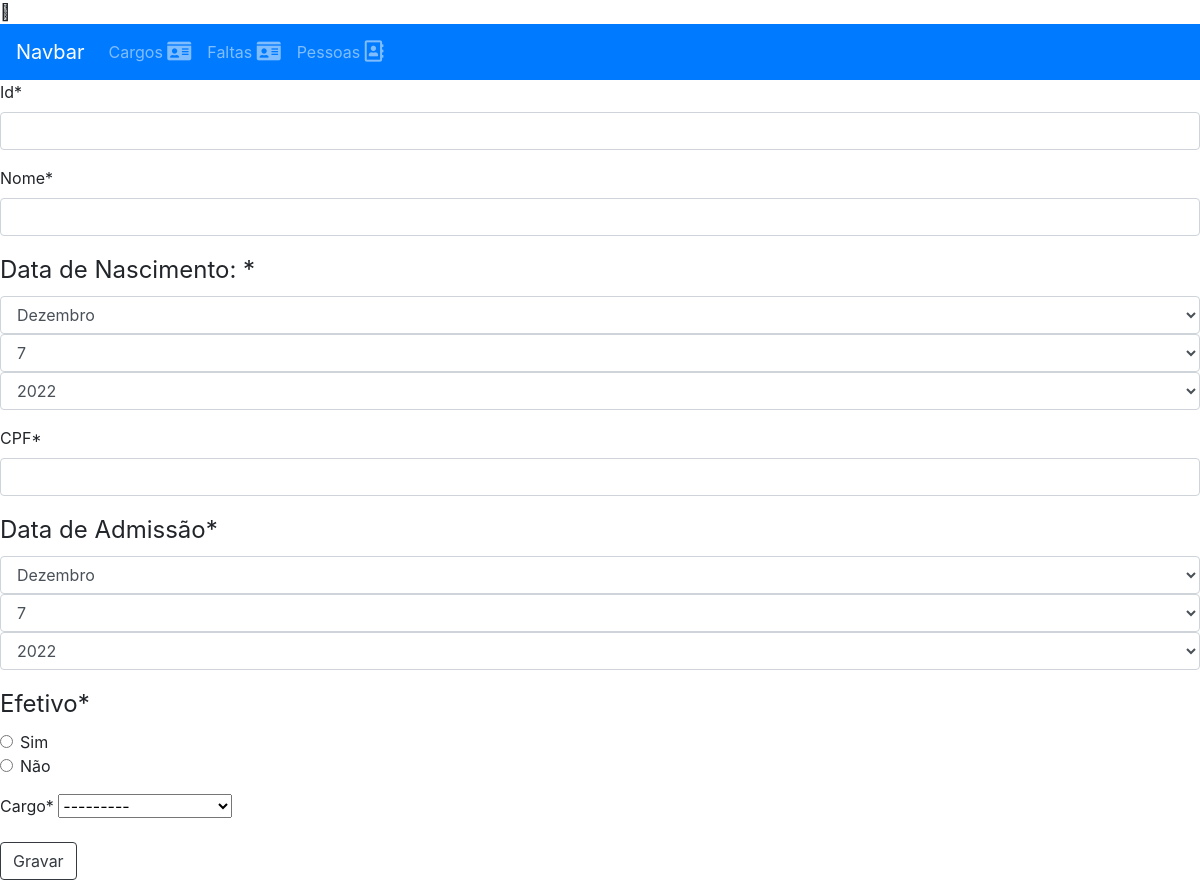
Page /pessoas/ on the earlier database version.
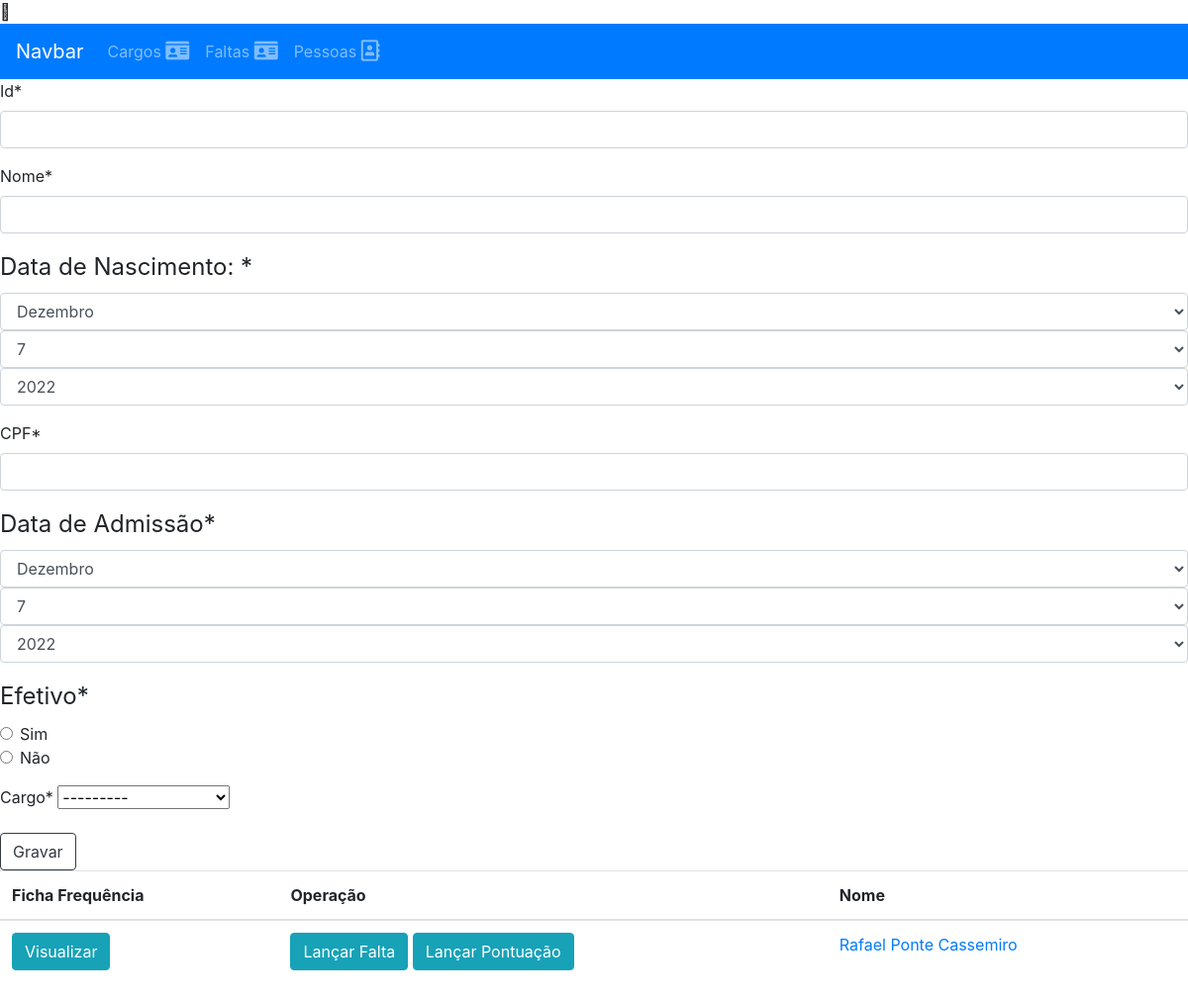
Same page on the later database version.
### app_ficha_cem/models.py (models this page shows)
class Pessoas(models.Model):
    EFETIVO =  (
     (True,'Sim'),
     (False,'Não')
    )
    id = models.CharField(max_length=6, primary_key=True)
    nome = models.CharField(max_length=150)
    dt_nasc = models.DateField(default='1991-01-01')
    cpf = models.CharField(max_length=11, default='11111111111')
    admissao = models.DateField(default='1991-01-01')
    efetivo = models.BooleanField(choices=EFETIVO, default=False)
    cargo = models.ForeignKey(Cargos, on_delete=models.CASCADE, related_name="pessoas_cargos")

### app_ficha_cem/views.py (the view)
# urls.py: path('pessoas/', pessoas, name="listarpessoas"),
def pessoas(request):
    pessoas = Pessoas.objects.all()
    if request.method == 'POST':
        form = formularioPessoa(request.POST)
        if form.is_valid():
            form.save()
            messages.success(request,"Pessoa registrada!")
            return redirect('listarpessoas')
    else:
        form = formularioPessoa()
    return render(request,'template/cadastrar_pessoa.html',{'form':form, 'pessoas':pessoas})

### app_ficha_cem/models.py (called while the page is built)
    def __str__(self):
        return f'{self.cargo}'

### template/cadastrar_pessoa.html (shortened to what this page needs)
{% extends 'template/menu.html' %}
{% load crispy_forms_tags %}
{% block content %}
<form method="POST">
    {{ form|crispy }}
    <div clas="form-group">
        <button class="btn btn-outline-dark">Gravar</button>
    </div>
</form>
        {% if pessoas %}
<table class="table table-hover">
    <thead>
        <tr>
            <th scope="col">Ficha Frequência </th>
            <th scope="col">Operação</th>
            <th scope="col">Nome</th>
        </tr>
    </thead>
    <tbody>
        {% for pessoa in pessoas %}
        <tr>
            <td><a class='btn btn-info' href="{% url 'listarficha' pessoa.id %}">Visualizar</a></td>
            <td><a class='btn btn-info' href="{% url 'lancarfalta' pessoa.id %}">Lançar Falta</a>
                <a class='btn btn-info' href="{% url 'lancarpontuacao' pessoa.id %}">Lançar Pontuação</a>
            </td>
            <td><a href="{% url 'atualizarpessoa' pessoa.id %}">{{pessoa.nome}}</a></td>
        </tr>
        {% endfor %}
        {% endif %}
    </tbody>
</table>
{% endblock content %}

Differences in the rows shown:
added Pessoas: nome "Rafael Ponte Cassemiro"
Other differences:
text now shown: "Ficha Frequência Operação Nome"
